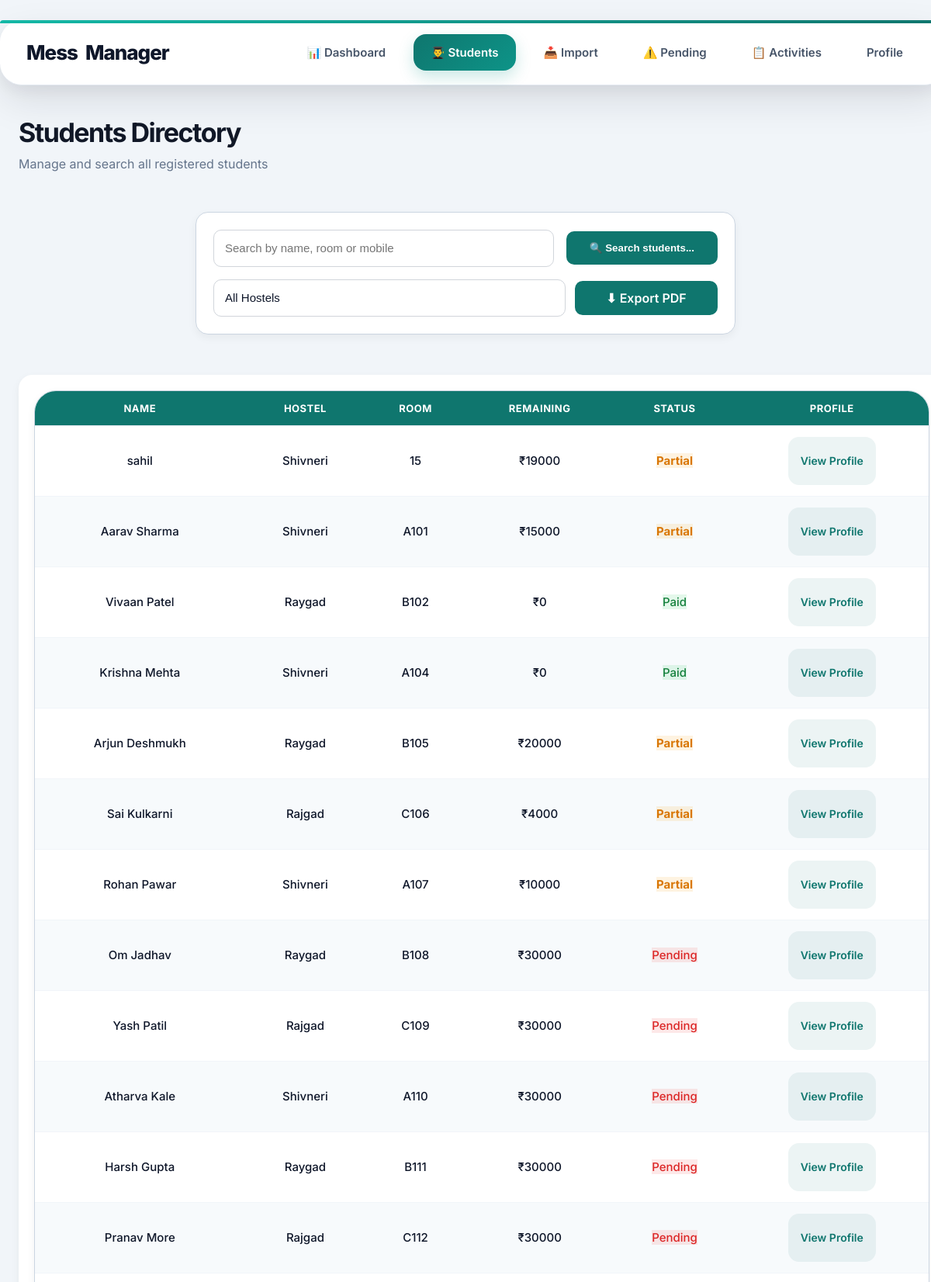
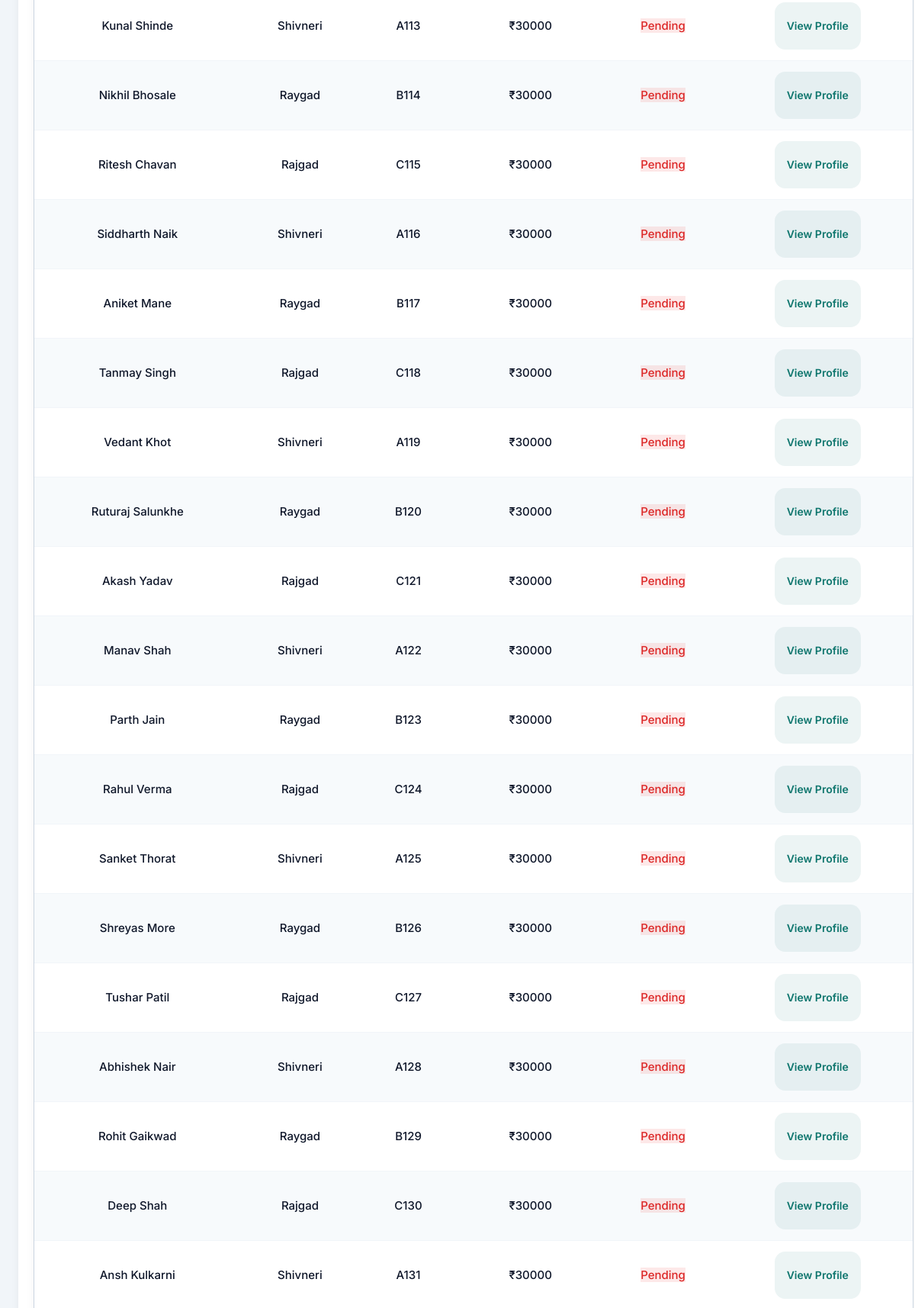
Page /student_list (signed in, upper part) on the committed database (2 pictures, top to bottom).
### tables this page shows
CREATE TABLE students (

        id INTEGER PRIMARY KEY AUTOINCREMENT,

        admin_id INTEGER NOT NULL,

        student_code TEXT NOT NULL UNIQUE,

        name TEXT NOT NULL,

        mobile TEXT NOT NULL,
                 
        email TEXT  NOT NULL,

        hostel TEXT NOT NULL,

        room TEXT NOT NULL,

        department TEXT NOT NULL,

        academic_level TEXT NOT NULL,

        total_fees INTEGER NOT NULL DEFAULT 30000,

        received_amount INTEGER NOT NULL DEFAULT 0,

        joining_date TEXT NOT NULL,

        FOREIGN KEY (admin_id) REFERENCES admin(id),

        UNIQUE(admin_id, mobile),

        CHECK(received_amount >= 0),

        CHECK(total_fees >= 0),

        CHECK(received_amount <= total_fees)

    );

### app.py (the view, shortened to what this page needs)
@app.route('/student_list')
@login_required
def student_list():
    search = request.args.get('search')
    hostel = request.args.get('hostel')
    conn = connect_db()
    admin_id = session['admin_id']
    if hostel and search:
        students = conn.execute(
            """

            SELECT * FROM students

            WHERE admin_id =?

            AND hostel = ?

            AND (

                name LIKE ?

                OR room LIKE ?

                OR mobile LIKE ?

            )

            """,
            (
                admin_id,
                hostel,
                f"%{search}%",
                f"%{search}%",
                f"%{search}%"
            )
        ).fetchall()
    elif hostel:
        students = conn.execute(
            "SELECT * FROM students WHERE admin_id = ? AND hostel = ?",
            (admin_id,hostel)
        ).fetchall()
    else:
        students = conn.execute(
            """
            SELECT * FROM students
            WHERE admin_id = ?

            """
        ,
        (admin_id,)
        ).fetchall()
    conn.close()
    return render_template(
        "student_list.html",
        students=students,
        hostel=hostel
)

### app.py (called while the page is built)
def connect_db():
    conn = sqlite3.connect('database.db')
    conn.execute("PRAGMA foreign_keys = ON")
    conn.row_factory = sqlite3.Row
    return conn

def login_required(func):
    @wraps(func)
    def wrapper(*args, **kwargs):
        if not session.get('admin_logged_in'):
            return redirect('/login')
        return func(*args, **kwargs)
    return wrapper

### templates/student_list.html (shortened to what this page needs)
{% extends "base.html" %}
{% block content %}
<div class="container">
    <div class="page-header">
        <div>
            <h1 class="page-title">
                Students Directory
            </h1>
            <p class="page-subtitle">
                Manage and search all registered students
            </p>
        </div>
    </div>
    <div class="search-panel ui-card">
        <form method="GET" class="search-form">
            <input
                type="text"
                name="search"
                class="form-input"
                placeholder="Search by name, room or mobile"
                value="{{ request.args.get('search', '') }}"
            >
            <button
                type="submit"
                class="primary-btn"
            >
                🔍 Search students...
            </button>
            <div class="filter-buttonss">
            <select
                name="hostel"
                class="form-select"
                onchange="this.form.submit()"
            >
                <option value="">
                    All Hostels
                </option>
            </select>
        <a
            href="/download_students_pdf"
            class="primary-btn"
        >
                ⬇ Export PDF
        </a>
        </div>
        </form>
    </div>
    <div class="table-panel">
        <div class="table-container ui-card">
            <table
                id="studentTable"
                class="students-table"
            >
                <thead>
                    <tr>
                        <th>Name</th>
                        <th>Hostel</th>
                        <th>Room</th>
                        <th>Remaining</th>
                        <th>Status</th>
                        <th>Profile</th>
                    </tr>
                </thead>
                <tbody>
                    {% for student in students %}
                    <tr>
                        <td>
                            {{ student['name'] }}
                        </td>
                        <td>
                            {{ student['hostel'] }}
                        </td>
                        <td>
                            {{ student['room'] }}
                        </td>
                        <td>
                            ₹{{ student['total_fees'] - student['received_amount'] }}
                        </td>
                        <td>
                            {% if student['total_fees'] - student['received_amount'] == 0 %}
                            <span class="status-paid">
                                Paid
                            </span>
                            {% elif student['received_amount'] == 0 %}
                            <span class="status-pending">
                                Pending
                            </span>
                            {% else %}
                            <span class="status-partial">
                                Partial
                            </span>
                            {% endif %}
                        </td>
                        <td>
                            <a
                                href="/student_profile/{{ student['id'] }}"
                                class="table-action-btn"
                            >
                                View Profile
                            </a>
                        </td>
                    </tr>
                    {% endfor %}
                </tbody>
            </table>
        </div>
    </div>
</div>
{% endblock %}

### rows in the picture
students: name "sahil", hostel "Shivneri", room "15", student['total_fees']-student['received_amount'] "19000", shows "Partial"
students: name "Aarav Sharma", hostel "Shivneri", room "A101", student['total_fees']-student['received_amount'] "15000", shows "Partial"
students: name "Vivaan Patel", hostel "Raygad", room "B102", student['total_fees']-student['received_amount'] "0", shows "Paid"
students: name "Krishna Mehta", hostel "Shivneri", room "A104", student['total_fees']-student['received_amount'] "0", shows "Paid"
students: name "Arjun Deshmukh", hostel "Raygad", room "B105", student['total_fees']-student['received_amount'] "20000", shows "Partial"
students: name "Sai Kulkarni", hostel "Rajgad", room "C106", student['total_fees']-student['received_amount'] "4000", shows "Partial"
students: name "Rohan Pawar", hostel "Shivneri", room "A107", student['total_fees']-student['received_amount'] "10000", shows "Partial"
students: name "Om Jadhav", hostel "Raygad", room "B108", student['total_fees']-student['received_amount'] "30000", shows "Pending"
students: name "Yash Patil", hostel "Rajgad", room "C109", student['total_fees']-student['received_amount'] "30000", shows "Pending"
students: name "Atharva Kale", hostel "Shivneri", room "A110", student['total_fees']-student['received_amount'] "30000", shows "Pending"
students: name "Harsh Gupta", hostel "Raygad", room "B111", student['total_fees']-student['received_amount'] "30000", shows "Pending"
students: name "Pranav More", hostel "Rajgad", room "C112", student['total_fees']-student['received_amount'] "30000", shows "Pending"
students: name "Kunal Shinde", hostel "Shivneri", room "A113", student['total_fees']-student['received_amount'] "30000", shows "Pending"
students: name "Nikhil Bhosale", hostel "Raygad", room "B114", student['total_fees']-student['received_amount'] "30000", shows "Pending"
students: name "Ritesh Chavan", hostel "Rajgad", room "C115", student['total_fees']-student['received_amount'] "30000", shows "Pending"
students: name "Siddharth Naik", hostel "Shivneri", room "A116", student['total_fees']-student['received_amount'] "30000", shows "Pending"
students: name "Aniket Mane", hostel "Raygad", room "B117", student['total_fees']-student['received_amount'] "30000", shows "Pending"
students: name "Tanmay Singh", hostel "Rajgad", room "C118", student['total_fees']-student['received_amount'] "30000", shows "Pending"
students: name "Vedant Khot", hostel "Shivneri", room "A119", student['total_fees']-student['received_amount'] "30000", shows "Pending"
students: name "Ruturaj Salunkhe", hostel "Raygad", room "B120", student['total_fees']-student['received_amount'] "30000", shows "Pending"
students: name "Akash Yadav", hostel "Rajgad", room "C121", student['total_fees']-student['received_amount'] "30000", shows "Pending"
students: name "Manav Shah", hostel "Shivneri", room "A122", student['total_fees']-student['received_amount'] "30000", shows "Pending"
students: name "Parth Jain", hostel "Raygad", room "B123", student['total_fees']-student['received_amount'] "30000", shows "Pending"
students: name "Rahul Verma", hostel "Rajgad", room "C124", student['total_fees']-student['received_amount'] "30000", shows "Pending"
students: name "Sanket Thorat", hostel "Shivneri", room "A125", student['total_fees']-student['received_amount'] "30000", shows "Pending"
students: name "Shreyas More", hostel "Raygad", room "B126", student['total_fees']-student['received_amount'] "30000", shows "Pending"
students: name "Tushar Patil", hostel "Rajgad", room "C127", student['total_fees']-student['received_amount'] "30000", shows "Pending"
students: name "Abhishek Nair", hostel "Shivneri", room "A128", student['total_fees']-student['received_amount'] "30000", shows "Pending"
students: name "Rohit Gaikwad", hostel "Raygad", room "B129", student['total_fees']-student['received_amount'] "30000", shows "Pending"
students: name "Deep Shah", hostel "Rajgad", room "C130", student['total_fees']-student['received_amount'] "30000", shows "Pending"
students: name "Ansh Kulkarni", hostel "Shivneri", room "A131", student['total_fees']-student['received_amount'] "30000", shows "Pending"
